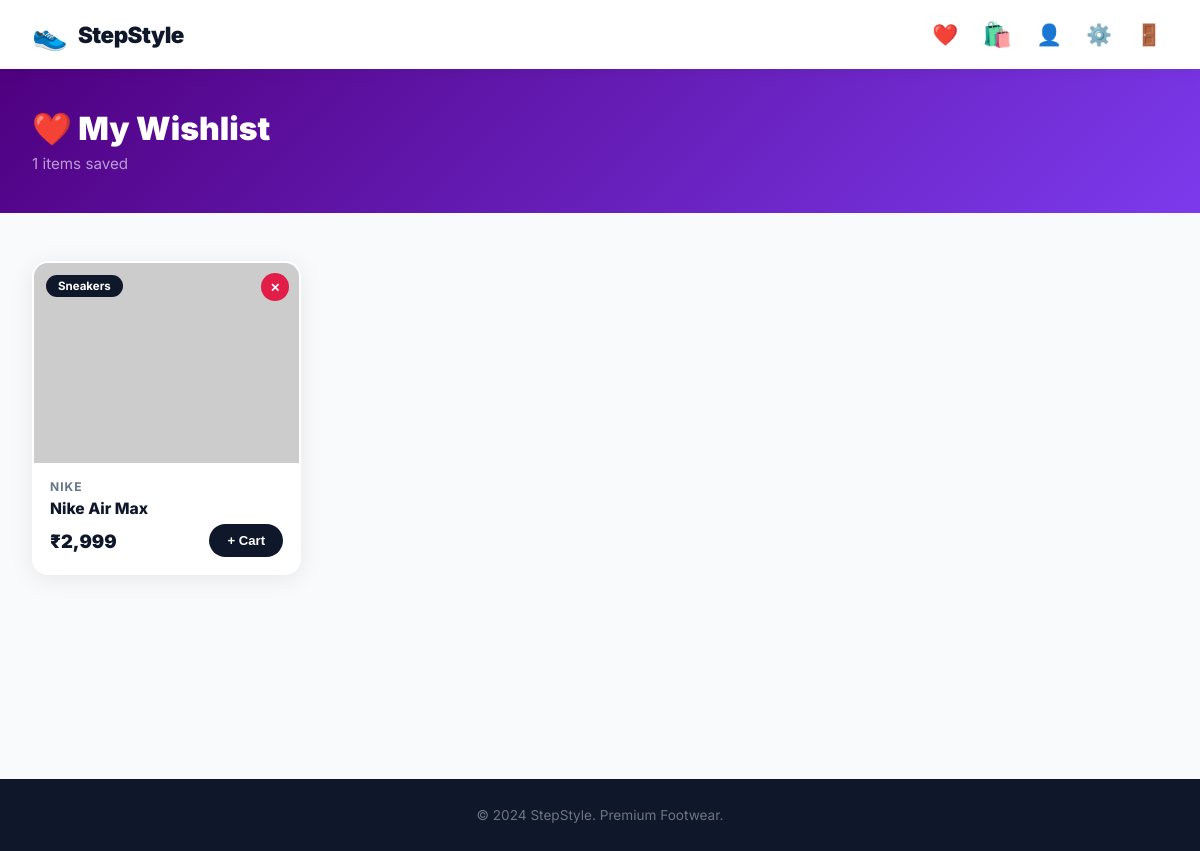
The app's page /wishlist (signed in) with its own data.
### app.py (models this page shows)
class Product(db.Model):
    id = db.Column(db.Integer, primary_key=True)
    name = db.Column(db.String(200))
    price = db.Column(db.Float)
    category = db.Column(db.String(50))
    brand = db.Column(db.String(100))
    stock = db.Column(db.Integer)
    image_url = db.Column(db.String(300))
    description = db.Column(db.Text)

### app.py (the view)
@app.route('/wishlist')
def wishlist():
    if 'user_id' not in session:
        return redirect(url_for('login'))
    items = Wishlist.query.filter_by(user_id=session['user_id']).all()
    products = [Product.query.get(w.product_id) for w in items]
    products = [p for p in products if p]
    return render_template('wishlist.html', products=products)

### app.py (called while the page is built)
def get_cart():
    return session.get('cart', {})

def cart_count():
    return sum(i['qty'] for i in get_cart().values())

### templates/wishlist.html (shortened to what this page needs)
{% extends 'base.html' %}
{% block content %}
<div class="orders-hero" style="background: linear-gradient(135deg, #4f0080 0%, #7c3aed 100%);">
    <div class="orders-hero-content">
        <h1>❤️ My Wishlist</h1>
        <p>{{ products|length }} items saved</p>
    </div>
</div>
<div class="section">
    {% if products %}
    <div class="grid">
        {% for p in products %}
        <div class="card">
            <div class="card-img-wrap">
                <a href="{{ url_for('product_detail', pid=p.id) }}">
                    <img src="{{ p.image_url }}" alt="{{ p.name }}"
                         onerror="this.src='https://via.placeholder.com/300x200?text=No+Image'">
                </a>
                <span class="card-tag">{{ p.category }}</span>
                <a href="{{ url_for('remove_wishlist', pid=p.id) }}" class="wishlist-remove">✕</a>
            </div>
            <div class="card-body">
                <p class="brand">{{ p.brand }}</p>
                <h3>{{ p.name }}</h3>
                <div class="card-footer">
                    <span class="price">₹{{ "{:,.0f}".format(p.price) }}</span>
                    <form method="POST" action="{{ url_for('add_cart', pid=p.id) }}">
                        <button type="submit" class="btn-add">+ Cart</button>
                    </form>
                </div>
            </div>
        </div>
        {% endfor %}
    </div>
    {% endif %}
</div>
{% endblock %}

### static/css/style.css (style rules this page uses)
* { margin: 0; padding: 0; box-sizing: border-box; }
:root { --primary: #0f172a; --accent: #f59e0b; --accent2: #e94560; --light: #f8fafc; --white: #ffffff; --gray: #64748b; --border: #e2e8f0; --radius: 16px; --shadow: 0 4px 24px rgba(0,0,0,0.08); --shadow-lg: 0 12px 40px rgba(0,0,0,0.15); }
html, body { overflow-x: hidden; max-width: 100%; font-family: 'Inter', sans-serif; background: var(--light); color: var(--primary); }
.section { padding: 48px 32px; max-width: 1200px; margin: 0 auto; }
.grid { display: grid; grid-template-columns: repeat(auto-fill, minmax(240px, 1fr)); gap: 20px; }
.card { background: white; border-radius: var(--radius); overflow: hidden; box-shadow: var(--shadow); transition: all 0.3s; border: 2px solid transparent; }
.card-img-wrap { position: relative; height: 200px; background: #f1f5f9; overflow: hidden; }
.card-img-wrap img { width: 100%; height: 100%; object-fit: cover; transition: transform 0.4s; }
.card-tag { position: absolute; top: 12px; left: 12px; background: var(--primary); color: white; padding: 4px 12px; border-radius: 20px; font-size: 0.72rem; font-weight: 700; }
.card-body { padding: 16px; }
.brand { color: var(--gray); font-size: 0.75rem; font-weight: 700; text-transform: uppercase; letter-spacing: 1px; margin-bottom: 5px; }
.card-body h3 { font-size: 0.98rem; font-weight: 800; margin-bottom: 6px; }
.card-footer { display: flex; justify-content: space-between; align-items: center; }
.price { font-size: 1.15rem; font-weight: 900; color: var(--primary); }
.btn-add { background: var(--primary); color: white; border: none; padding: 9px 18px; border-radius: 22px; font-size: 0.82rem; font-weight: 700; cursor: pointer; transition: all 0.2s; text-decoration: none; }
.wishlist-remove { position: absolute; top: 10px; right: 10px; background: #e11d48; color: white; width: 28px; height: 28px; border-radius: 50%; display: flex; align-items: center; justify-content: center; font-size: 0.75rem; font-weight: 800; text-decoration: none; transition: all 0.2s; }
.orders-hero { background: linear-gradient(135deg, #0f172a 0%, #1e3a5f 100%); padding: 40px 32px; color: white; }
.orders-hero-content { max-width: 1200px; margin: 0 auto; }
.orders-hero h1 { font-size: 2rem; font-weight: 900; margin-bottom: 6px; }
.orders-hero p { color: rgba(255,255,255,0.6); font-size: 0.95rem; }

### records on screen
Product: category "Sneakers", brand "NIKE", name "Nike Air Max", price "2,999"

### other values on screen
{{ products|length }} "1"
